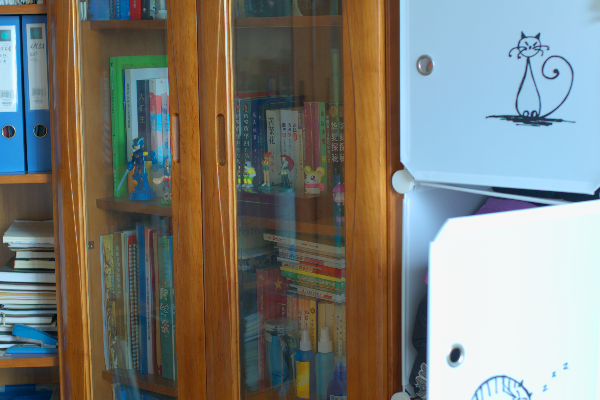
#> input picture 1.png, 600 x 400 px, given as the content of the folder C:/Users/divya/Downloads/LOLdataset/LOLdataset/eval15/low, which was not available
$ jupyter execute image_enhancement.ipynb
#> lines starting #> are read from the running program, lines starting #| are printed output that depends on the picture; pictures that were not available may be replaced by others from this repository, and a replacement may not be noted
[cell 1]
import numpy as np
import cv2
import os
import glob
import warnings
from tqdm import tqdm
from skimage.metrics import structural_similarity as ssim
from skimage.segmentation import slic

warnings.filterwarnings("ignore")

# =============================================================================
# 1. HAMACHER-BASED IFS (Illumination Recovery)
# =============================================================================
class IFSHamacher_v19:
    def __init__(self, beta=0.42): # Slightly adjusted beta for smoother base
        self.beta = beta

    def apply(self, layer):
        x = layer.astype(np.float32) / 255.0
        mu = x / (self.beta + (1 - self.beta) * x + 1e-6)
        nu = (1 - x) / (1 + (1 - self.beta) * x + 1e-6)
        pi = np.clip(1 - mu - nu, 0, 1)
        # Smooth boost for the base illumination layer
        enh = mu + pi * (x**0.48)
        return (np.clip(enh, 0, 1) * 255).astype(np.uint8)

# =============================================================================
# 2. TEXTURE-ADAPTIVE SPECTRAL SHARPENING
# =============================================================================
def adaptive_spectral_sharpen(detail_layer, n_segments=650):
    d_min, d_max = detail_layer.min(), detail_layer.max()
    d_norm = (detail_layer - d_min) / (d_max - d_min + 1e-6)

    # Calculate local energy (variance) to gate sharpening
    energy = cv2.GaussianBlur(d_norm**2, (7, 7), 0)
    energy = cv2.normalize(energy, None, 0, 1, cv2.NORM_MINMAX)

    segments = slic(d_norm, n_segments=n_segments, compactness=12, start_label=0, channel_axis=None)
    num_nodes = segments.max() + 1
    node_means = np.array([d_norm[segments == i].mean() for i in range(num_nodes)])

    # Symmetric Normalized Adjacency Matrix
    W = np.exp(-(node_means[:, None] - node_means[None, :])**2 / 0.08)
    d_inv_sqrt = np.power(np.sum(W, axis=1) + 1e-6, -0.5)
    S = (W * d_inv_sqrt).T * d_inv_sqrt

    refined_nodes = S.dot(node_means)
    refined_detail = refined_nodes[segments]

    # Adaptive mixing: Sharpen more where energy is high (real texture)
    # and less where energy is low (potential noise)
    final_detail = d_norm + (refined_detail - d_norm) * energy
    return (final_detail * (d_max - d_min) + d_min).astype(np.float32)

# =============================================================================
# V19 PIPELINE
# =============================================================================
def fire_v19_adaptive_pyramid(img):
    if img is None: return None

    # Step 1: High-fidelity Denoising
    img_dn = cv2.fastNlMeansDenoisingColored(img, None, 3, 3, 7, 21)

    # Step 2: Frequency Decomposition
    # Base: Global Illumination | Detail: Local Texture
    base = cv2.GaussianBlur(img_dn, (13, 13), 0)

    # Step 3: Enhance Base via IFS
    base_enh = IFSHamacher_v19().apply(base)

    # Step 4: Adaptive Spectral Sharpening on Detail
    # Extract V-channel detail for structural sharpening
    hsv_dn = cv2.cvtColor(img_dn, cv2.COLOR_BGR2HSV).astype(np.float32)
    v_base = cv2.GaussianBlur(hsv_dn[:, :, 2], (13, 13), 0)
    v_detail = hsv_dn[:, :, 2] - v_base
    v_detail_refined = adaptive_spectral_sharpen(v_detail)

    # Step 5: Reconstruction
    hsv_base = cv2.cvtColor(base_enh, cv2.COLOR_BGR2HSV)
    v_combined = hsv_base[:, :, 2].astype(np.float32) + 0.85 * v_detail_refined

    # Precision Guided Filter to lock SSIM
    guide = cv2.cvtColor(img, cv2.COLOR_BGR2GRAY).astype(np.float32)
    v_final = cv2.ximgproc.guidedFilter(guide, v_combined, radius=2, eps=1e-4)

    hsv_base[:, :, 2] = np.clip(v_final, 0, 255).astype(np.uint8)
    enhanced = cv2.cvtColor(hsv_base, cv2.COLOR_HSV2BGR)

    # Step 6: Lab Color Calibration
    lab_orig = cv2.cvtColor(img, cv2.COLOR_BGR2LAB).astype(np.float32)
    lab_enh = cv2.cvtColor(enhanced, cv2.COLOR_BGR2LAB).astype(np.float32)
    l_o, a_o, b_o = cv2.split(lab_orig)
    l_e, a_e, b_e = cv2.split(lab_enh)
    for enh_ch, orig_ch in [(a_e, a_o), (b_e, b_o)]:
        m_o, s_o = cv2.meanStdDev(orig_ch)
        m_e, s_e = cv2.meanStdDev(enh_ch)
        enh_ch[:] = (enh_ch - m_e.flatten()) * (s_o.flatten() / (s_e.flatten() + 1e-6)) + m_o.flatten()

    res = cv2.cvtColor(np.clip(cv2.merge([l_e, a_e, b_e]), 0, 255).astype(np.uint8), cv2.COLOR_LAB2BGR)

    # Step 7: Final Dynamic Range Anchor
    res_gray = cv2.cvtColor(res, cv2.COLOR_BGR2GRAY)
    target_mean = 115.5 # Fine-tuned anchor
    res = np.clip(res * (target_mean / (np.mean(res_gray) + 1e-6)), 0, 255).astype(np.uint8)

    return cv2.addWeighted(res, 0.97, img, 0.03, 0)

# =============================================================================
# BENCHMARK
# =============================================================================
def run_benchmark(configs):
    for cfg in configs:
        print(f"\n>>> Running V19 Adaptive Pyramid: {cfg['name']}")
        lows = sorted(glob.glob(os.path.join(cfg['low'], "*.png")))
        highs = sorted(glob.glob(os.path.join(cfg['high'], "*.png")))
        psnrs, ssims = [], []
        for lp, hp in tqdm(zip(lows, highs), total=len(lows)):
            low, high = cv2.imread(lp), cv2.imread(hp)
#> low is the input picture: shape (400, 600, 3); mean B, G, R 119.7, 126.5, 125.2
            if low is None or high is None: continue
            high = cv2.resize(high, (low.shape[1], low.shape[0]))
            enhanced = fire_v19_adaptive_pyramid(low)
#> in fire_v19_adaptive_pyramid, `v_detail = hsv_dn[:, :, 2] - v_base`:
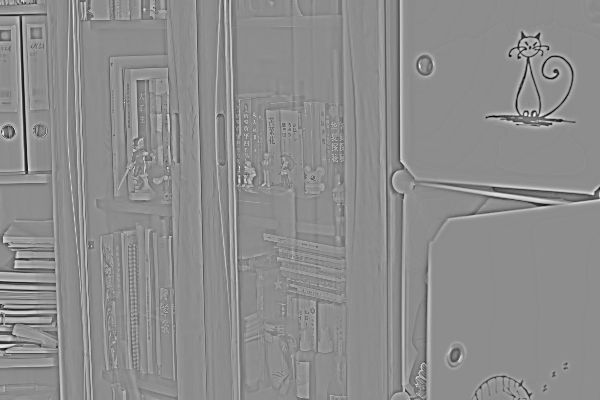
#> v_detail: shape (400, 600) float32; min -119.6, max 96.56, mean 0; drawn with min black and max white
#> in adaptive_spectral_sharpen, `d_min, d_max = detail_layer.min(), detail_layer.max()`: d_min = -119.6; d_max = 96.56
#> in adaptive_spectral_sharpen, `segments = slic(d_norm, n_segments=n_segments, compactness=12, start_l..`:
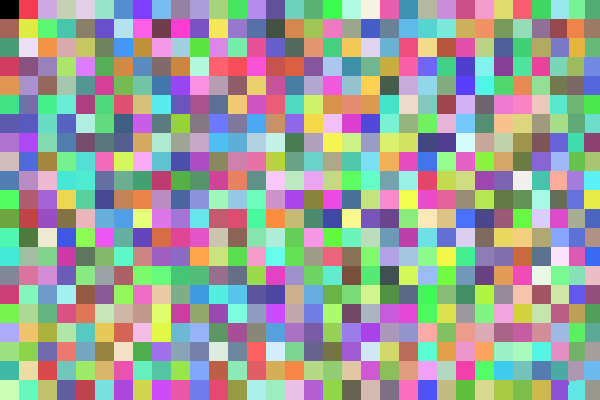
#> segments: shape (400, 600) int64; 672 distinct labels, from 0 to 671; one colour per label, 0 black
#> in adaptive_spectral_sharpen, `num_nodes = segments.max() + 1`: num_nodes = 672
#> in adaptive_spectral_sharpen, `node_means = np.array([d_norm[segments == i].mean() for i in range(num..`: node_means = 672 values, max 0.589 at index 481, min 0.512 at index 348, mean 0.553
#> in adaptive_spectral_sharpen, `d_inv_sqrt = np.power(np.sum(W, axis=1) + 1e-6, -0.5)`: d_inv_sqrt = 672 values, max 0.039 at index 348, min 0.0386 at index 127, mean 0.0386
#> in adaptive_spectral_sharpen, `S = (W * d_inv_sqrt).T * d_inv_sqrt`:
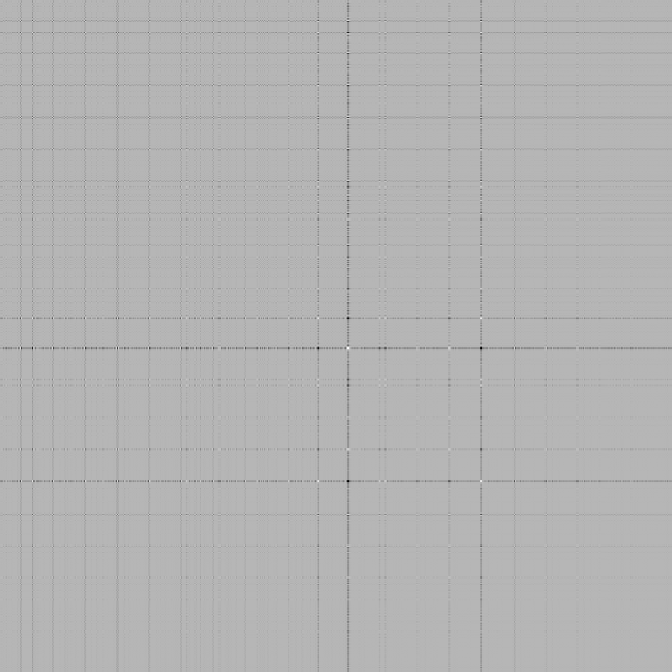
#> S: shape (672, 672) float32; min 0.00141, max 0.00152, mean 0.00149; drawn with min black and max white
#> in adaptive_spectral_sharpen, `refined_nodes = S.dot(node_means)`: refined_nodes = 672 values, max 0.554 at index 26, min 0.548 at index 348, mean 0.553
#> in adaptive_spectral_sharpen, `return (final_detail * (d_max - d_min) + d_min).astype(np.float32)`:
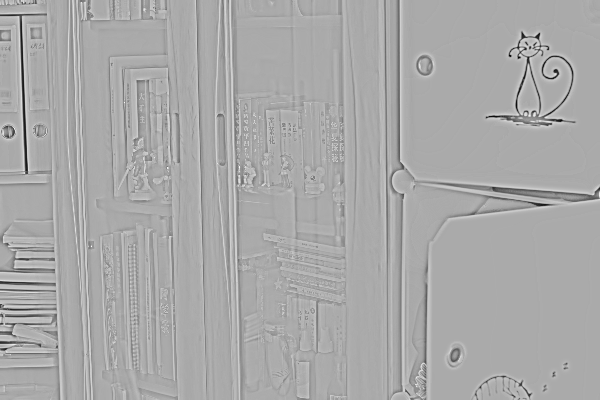
#> returned value: shape (400, 600) float32; min -96.63, max 47.82, mean -0.6; drawn with min black and max white
#> in fire_v19_adaptive_pyramid, `hsv_base = cv2.cvtColor(base_enh, cv2.COLOR_BGR2HSV)`: hsv_base: shape (400, 600, 3); mean H, S, V 56.9, 75.6, 186.4
#> in fire_v19_adaptive_pyramid, `guide = cv2.cvtColor(img, cv2.COLOR_BGR2GRAY).astype(np.float32)`:
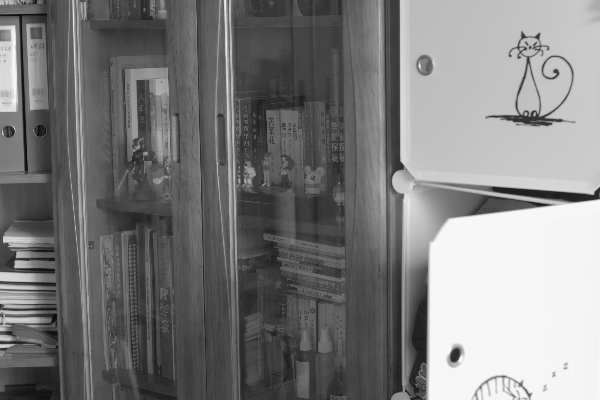
#> guide: shape (400, 600) float32; min 8, max 247, mean 125.4
#> in fire_v19_adaptive_pyramid, `hsv_base[:, :, 2] = np.clip(v_final, 0, 255).astype(np.uint8)`: hsv_base: shape (400, 600, 3); mean H, S, V 56.9, 75.6, 132.3
#> in fire_v19_adaptive_pyramid, `lab_orig = cv2.cvtColor(img, cv2.COLOR_BGR2LAB).astype(np.float32)`:
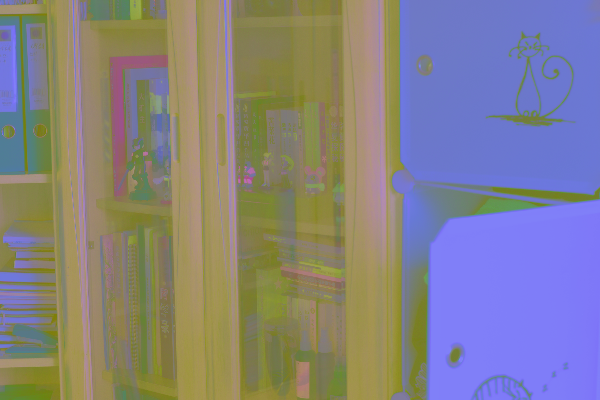
#> lab_orig: shape (400, 600, 3) float32; mean B, G, R 133.4, 129.5, 133.2
#> in fire_v19_adaptive_pyramid, `lab_enh = cv2.cvtColor(enhanced, cv2.COLOR_BGR2LAB).astype(np.float32)`:
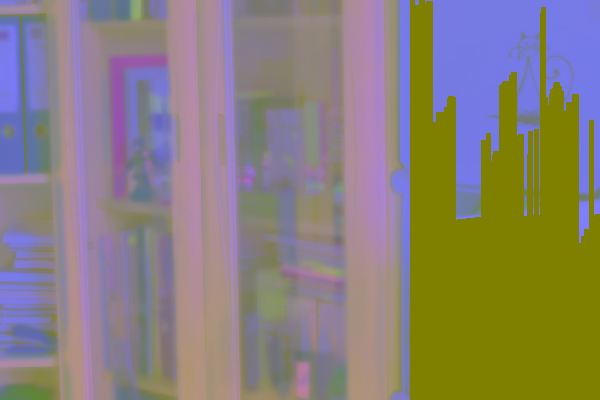
#> lab_enh: shape (400, 600, 3) float32; mean B, G, R 120.8, 128.8, 137.8
#> in fire_v19_adaptive_pyramid, `l_e, a_e, b_e = cv2.split(lab_enh)`:
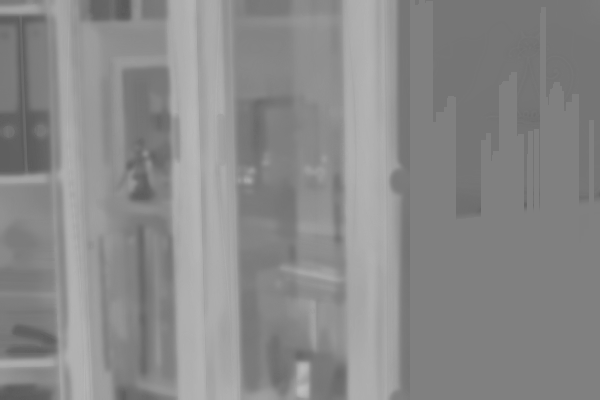
#> b_e: shape (400, 600) float32; min 90, max 189, mean 137.8
#> the loop in fire_v19_adaptive_pyramid, `for enh_ch, orig_ch in [(a_e, a_o), (b_e, b_o)]:` made 2 passes
#> (m_o, s_o, m_e, s_e) on passes 1 to 2: ([129.5], [10.78], [128.8], [8.52]), ([133.2], [21.59], [137.8], [19.86])
#> in fire_v19_adaptive_pyramid, `res = cv2.cvtColor(np.clip(cv2.merge([l_e, a_e, b_e]), 0, 255).astype(..`:
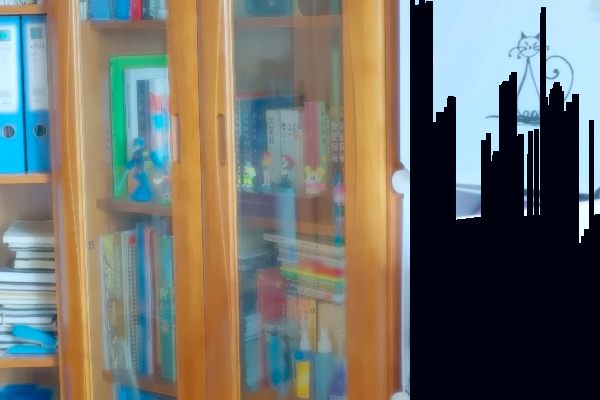
#> res: shape (400, 600, 3); mean B, G, R 107.2, 114.2, 113.4
#> in fire_v19_adaptive_pyramid, `res_gray = cv2.cvtColor(res, cv2.COLOR_BGR2GRAY)`:
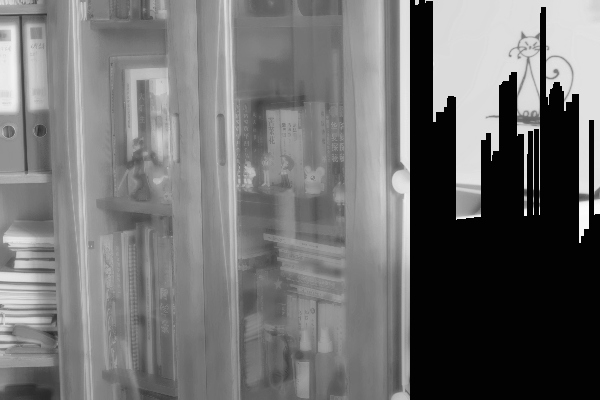
#> res_gray: shape (400, 600); min 2, max 251, mean 113.1
            eg, hg = cv2.cvtColor(enhanced, cv2.COLOR_BGR2GRAY), cv2.cvtColor(high, cv2.COLOR_BGR2GRAY)
            mse = np.mean((eg.astype(np.float64) - hg.astype(np.float64)) ** 2)
#> mse = 11407.6
            psnrs.append(20 * np.log10(255.0 / (np.sqrt(mse) + 1e-6)))
            ssims.append(ssim(eg, hg, data_range=255))
        print(f"[{cfg['name']}] Avg PSNR: {np.mean(psnrs):.2f} | Avg SSIM: {np.mean(ssims):.4f}")
#| [LOLv1_Adaptive_Pyramid] Avg PSNR: 7.56 | Avg SSIM: 0.6387

if __name__ == "__main__":
    datasets = [{
        "name": "LOLv1_Adaptive_Pyramid",
        "low": r"C:\Users\divya\Downloads\LOLdataset\LOLdataset\eval15\low",
        "high": r"C:\Users\divya\Downloads\LOLdataset\LOLdataset\eval15\high"
    }]
    run_benchmark(datasets)

$ run again, on 547.png
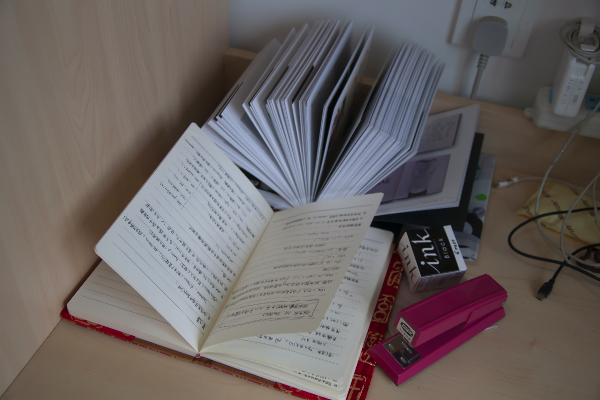
#> input picture 547.png, 600 x 400 px, given as the content of the folder C:/Users/divya/Downloads/LOLdataset/LOLdataset/eval15/low, which was not available
#> in run_benchmark, low is the input picture: shape (400, 600, 3); mean B, G, R 97.2, 98, 105.1
#> d_min = -87.85; d_max = 106.4
#> segments: shape (400, 600) int64; 672 distinct labels, from 0 to 671
#> num_nodes = 672
#> node_means = 672 values, max 0.472 at index 177, min 0.43 at index 301, mean 0.452
#> d_inv_sqrt = 672 values, max 0.0387 at index 301, min 0.0386 at index 1, mean 0.0386
#> refined_nodes = 672 values, max 0.452 at index 1, min 0.451 at index 301, mean 0.452
#> the loop in fire_v19_adaptive_pyramid, `for enh_ch, orig_ch in [(a_e, a_o), (b_e, b_o)]:` made 2 passes
#> (m_o, s_o, m_e, s_e) on passes 1 to 2: ([131], [6.82], [131], [7.97]), ([130], [7.6], [130.2], [6.88])
#> in run_benchmark, `eg, hg = cv2.cvtColor(enhanced, cv2.COLOR_BGR2GRAY), cv2.cvtColor(high..`:
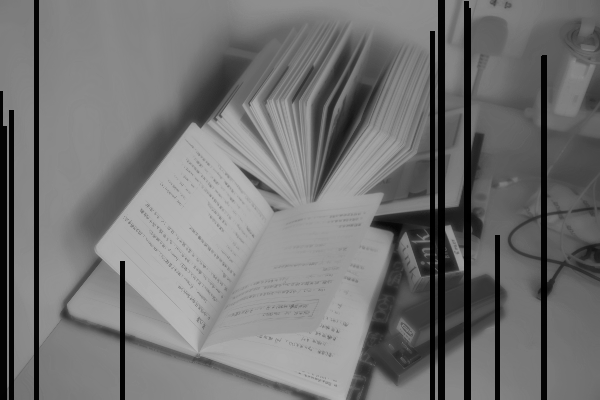
#> eg: shape (400, 600); min 0, max 184, mean 114.4
#> mse = 1041.4
#| [LOLv1_Adaptive_Pyramid] Avg PSNR: 17.95 | Avg SSIM: 0.7894
